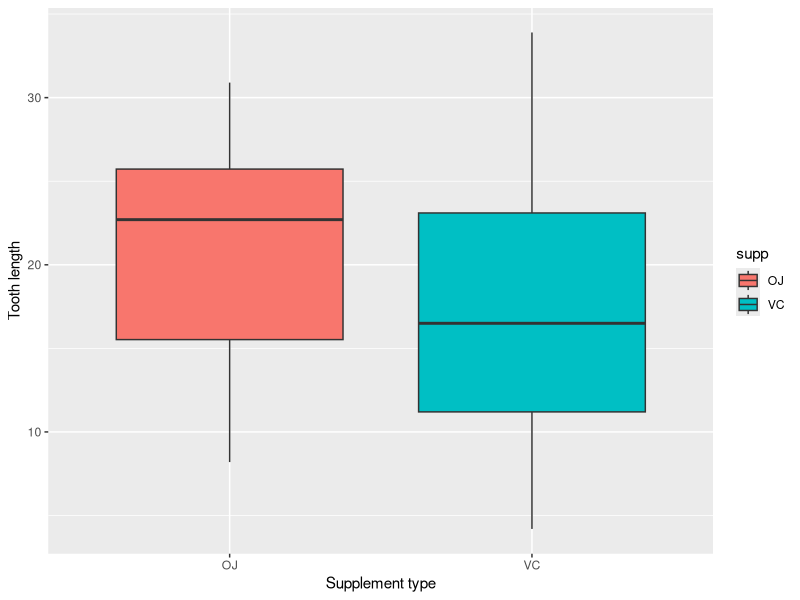
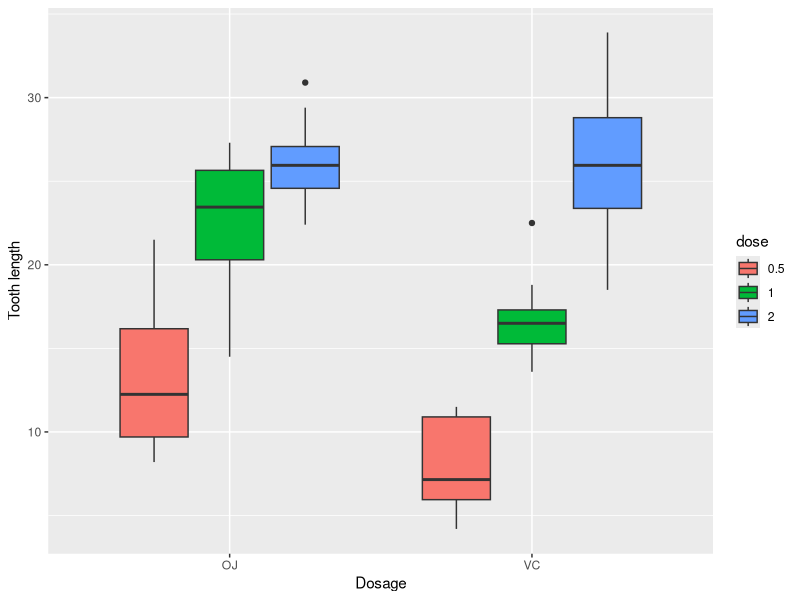

Write R code to recreate these figures, in order.
## ---- chunk 1
library(ggplot2)
data(ToothGrowth)
str(ToothGrowth)
head(ToothGrowth)
## ---- chunk 2
summary(ToothGrowth)
## ---- chunk 3
Toothlength_deliver <- split(ToothGrowth$len,ToothGrowth$supp)
sapply(Toothlength_deliver,mean)
ggplot(aes(x=supp,y=len),data=ToothGrowth) + geom_boxplot(aes(fill=supp))+ xlab("Supplement type")+ylab("Tooth length")
## ---- chunk 4
ToothGrowth$dose<-as.factor(ToothGrowth$dose)
Toothlength_dose <- split(ToothGrowth$len,ToothGrowth$dose)
sapply(Toothlength_dose,mean)
ggplot(aes(x=supp,y=len),data=ToothGrowth) + geom_boxplot(aes(fill=dose))+ xlab("Dosage")+ylab("Tooth length")
## ---- chunk 5
len<-ToothGrowth$len
supp<-ToothGrowth$supp
dose<-ToothGrowth$dose
t.test(len[supp=="OJ"], len[supp=="VC"], paired = FALSE, var.equal = FALSE)
## ---- chunk 6
t.test(len[dose==2], len[dose==1], paired = FALSE, var.equal = TRUE)
